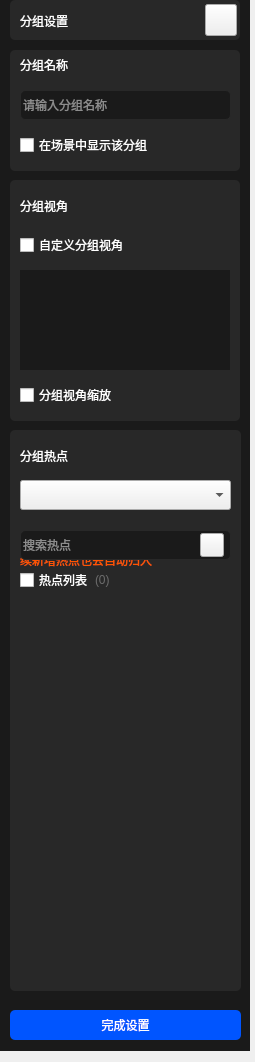
<?xml version="1.0" encoding="UTF-8"?>
<ui version="4.0">
 <class>project_edit_hotpoint_group_setClass</class>
 <widget class="QWidget" name="project_edit_hotpoint_group_setClass">
  <property name="geometry">
   <rect>
    <x>0</x>
    <y>0</y>
    <width>255</width>
    <height>1062</height>
   </rect>
  </property>
  <property name="windowTitle">
   <string>project_edit_hotpoint_group_set</string>
  </property>
  <widget class="QLabel" name="label_fov_cut">
   <property name="geometry">
    <rect>
     <x>105</x>
     <y>240</y>
     <width>41</width>
     <height>21</height>
    </rect>
   </property>
   <property name="styleSheet">
    <string notr="true">background-color: rgba(20, 20, 20,0);
color: rgb(255, 255, 255);
border-radius:5px;</string>
   </property>
   <property name="text">
    <string>60.0</string>
   </property>
   <property name="alignment">
    <set>Qt::AlignCenter</set>
   </property>
  </widget>
  <widget class="QPushButton" name="pushButton_close">
   <property name="geometry">
    <rect>
     <x>205</x>
     <y>4</y>
     <width>32</width>
     <height>32</height>
    </rect>
   </property>
   <property name="styleSheet">
    <string notr="true"/>
   </property>
   <property name="text">
    <string/>
   </property>
  </widget>
  <widget class="QLabel" name="label_frontCover_3">
   <property name="geometry">
    <rect>
     <x>10</x>
     <y>50</y>
     <width>230</width>
     <height>121</height>
    </rect>
   </property>
   <property name="styleSheet">
    <string notr="true">background-color: rgb(40, 40, 40);
border-radius:5px;</string>
   </property>
   <property name="text">
    <string/>
   </property>
  </widget>
  <widget class="QPushButton" name="pushButton_style">
   <property name="geometry">
    <rect>
     <x>209</x>
     <y>536</y>
     <width>18</width>
     <height>18</height>
    </rect>
   </property>
   <property name="text">
    <string/>
   </property>
  </widget>
  <widget class="QLineEdit" name="lineEdit_search">
   <property name="geometry">
    <rect>
     <x>20</x>
     <y>530</y>
     <width>211</width>
     <height>30</height>
    </rect>
   </property>
   <property name="styleSheet">
    <string notr="true">background-color: rgb(26, 26, 26);
border: 1px solid rgb(40, 40, 40);
border-radius:5px;
color: rgb(255, 255, 255);</string>
   </property>
   <property name="placeholderText">
    <string>搜索热点</string>
   </property>
  </widget>
  <widget class="QLabel" name="label_6">
   <property name="geometry">
    <rect>
     <x>20</x>
     <y>260</y>
     <width>31</width>
     <height>31</height>
    </rect>
   </property>
   <property name="styleSheet">
    <string notr="true">color: rgb(255, 255, 255);font: 10pt &quot;微软雅黑&quot;;</string>
   </property>
   <property name="text">
    <string>最近</string>
   </property>
  </widget>
  <widget class="QPushButton" name="pushButton_done">
   <property name="geometry">
    <rect>
     <x>10</x>
     <y>1010</y>
     <width>231</width>
     <height>30</height>
    </rect>
   </property>
   <property name="styleSheet">
    <string notr="true">color: rgb(255, 255, 255);
background-color: rgb(0, 85, 255);
border-radius:5px;</string>
   </property>
   <property name="text">
    <string>完成设置</string>
   </property>
  </widget>
  <widget class="QPushButton" name="pushButton_filter">
   <property name="geometry">
    <rect>
     <x>186</x>
     <y>536</y>
     <width>18</width>
     <height>18</height>
    </rect>
   </property>
   <property name="text">
    <string/>
   </property>
  </widget>
  <widget class="QListWidget" name="listWidget">
   <property name="geometry">
    <rect>
     <x>5</x>
     <y>600</y>
     <width>251</width>
     <height>381</height>
    </rect>
   </property>
   <property name="styleSheet">
    <string notr="true">background-color: rgba(40, 40, 40,0);
border:0px;</string>
   </property>
  </widget>
  <widget class="QLabel" name="label_iconCount">
   <property name="geometry">
    <rect>
     <x>95</x>
     <y>570</y>
     <width>71</width>
     <height>20</height>
    </rect>
   </property>
   <property name="styleSheet">
    <string notr="true">color: rgb(108, 108, 108);font: 8pt &quot;微软雅黑&quot;;</string>
   </property>
   <property name="text">
    <string>(0)</string>
   </property>
  </widget>
  <widget class="QLabel" name="label_8">
   <property name="geometry">
    <rect>
     <x>200</x>
     <y>260</y>
     <width>31</width>
     <height>31</height>
    </rect>
   </property>
   <property name="styleSheet">
    <string notr="true">color: rgb(255, 255, 255);font: 10pt &quot;微软雅黑&quot;;</string>
   </property>
   <property name="text">
    <string>最远</string>
   </property>
  </widget>
  <widget class="QLabel" name="label_9">
   <property name="geometry">
    <rect>
     <x>20</x>
     <y>440</y>
     <width>211</width>
     <height>31</height>
    </rect>
   </property>
   <property name="styleSheet">
    <string notr="true">color: rgb(255, 255, 255);
font: 10pt &quot;微软雅黑&quot;;</string>
   </property>
   <property name="text">
    <string>分组热点</string>
   </property>
  </widget>
  <widget class="QLabel" name="label_frontCover_4">
   <property name="geometry">
    <rect>
     <x>10</x>
     <y>180</y>
     <width>230</width>
     <height>241</height>
    </rect>
   </property>
   <property name="styleSheet">
    <string notr="true">background-color: rgb(40, 40, 40);
border-radius:5px;</string>
   </property>
   <property name="text">
    <string/>
   </property>
  </widget>
  <widget class="QLabel" name="label_bottom_bg">
   <property name="geometry">
    <rect>
     <x>10</x>
     <y>430</y>
     <width>231</width>
     <height>561</height>
    </rect>
   </property>
   <property name="styleSheet">
    <string notr="true">background-color: rgb(40, 40, 40);
border-radius:5px;</string>
   </property>
   <property name="text">
    <string/>
   </property>
  </widget>
  <widget class="QLabel" name="label_title_2">
   <property name="geometry">
    <rect>
     <x>20</x>
     <y>5</y>
     <width>121</width>
     <height>31</height>
    </rect>
   </property>
   <property name="styleSheet">
    <string notr="true">color: rgb(255, 255, 255);font: 16pt &quot;微软雅黑&quot;;</string>
   </property>
   <property name="text">
    <string>分组设置</string>
   </property>
  </widget>
  <widget class="QCheckBox" name="checkBox_hpList">
   <property name="geometry">
    <rect>
     <x>20</x>
     <y>570</y>
     <width>71</width>
     <height>20</height>
    </rect>
   </property>
   <property name="styleSheet">
    <string notr="true">color: rgb(255, 255, 255);font: 10pt &quot;微软雅黑&quot;;</string>
   </property>
   <property name="text">
    <string>热点列表</string>
   </property>
  </widget>
  <widget class="QLabel" name="label_5">
   <property name="geometry">
    <rect>
     <x>20</x>
     <y>190</y>
     <width>211</width>
     <height>31</height>
    </rect>
   </property>
   <property name="styleSheet">
    <string notr="true">color: rgb(255, 255, 255);font: 10pt &quot;微软雅黑&quot;;</string>
   </property>
   <property name="text">
    <string>分组视角</string>
   </property>
  </widget>
  <widget class="QLabel" name="label">
   <property name="geometry">
    <rect>
     <x>170</x>
     <y>530</y>
     <width>55</width>
     <height>30</height>
    </rect>
   </property>
   <property name="styleSheet">
    <string notr="true">background-color: rgb(52, 52, 52);
border-radius:5px;</string>
   </property>
   <property name="text">
    <string/>
   </property>
  </widget>
  <widget class="QLabel" name="label_frontCover_2">
   <property name="geometry">
    <rect>
     <x>10</x>
     <y>0</y>
     <width>230</width>
     <height>40</height>
    </rect>
   </property>
   <property name="styleSheet">
    <string notr="true">background-color: rgb(40, 40, 40);
border-radius:5px;</string>
   </property>
   <property name="text">
    <string/>
   </property>
  </widget>
  <widget class="QLabel" name="label_bg">
   <property name="geometry">
    <rect>
     <x>0</x>
     <y>0</y>
     <width>250</width>
     <height>1051</height>
    </rect>
   </property>
   <property name="styleSheet">
    <string notr="true">background-color: rgb(26, 26, 26);</string>
   </property>
   <property name="text">
    <string/>
   </property>
  </widget>
  <widget class="QLabel" name="label_3">
   <property name="geometry">
    <rect>
     <x>20</x>
     <y>50</y>
     <width>211</width>
     <height>30</height>
    </rect>
   </property>
   <property name="styleSheet">
    <string notr="true">color: rgb(255, 255, 255);font: 10pt &quot;微软雅黑&quot;;</string>
   </property>
   <property name="text">
    <string>分组名称</string>
   </property>
  </widget>
  <widget class="QLineEdit" name="lineEdit_groupName">
   <property name="geometry">
    <rect>
     <x>20</x>
     <y>90</y>
     <width>211</width>
     <height>30</height>
    </rect>
   </property>
   <property name="styleSheet">
    <string notr="true">background-color: rgb(26, 26, 26);
border: 1px solid rgb(40, 40, 40);
border-radius:5px;
color: rgb(255, 255, 255);</string>
   </property>
   <property name="placeholderText">
    <string>请输入分组名称</string>
   </property>
  </widget>
  <widget class="QComboBox" name="comboBox">
   <property name="geometry">
    <rect>
     <x>20</x>
     <y>480</y>
     <width>211</width>
     <height>30</height>
    </rect>
   </property>
   <property name="styleSheet">
    <string notr="true">QComboBox
{background-color: rgb(52, 52, 52);
color: rgb(255, 255, 255);
font: 12pt &quot;微软雅黑&quot;;
border-width:0;
border-style:outset;
}
QComboBox::item:hover{background-color:rgb(52, 52, 52);};
QComboBox::item:selected{background-color:rgb(52, 52, 52);};</string>
   </property>
  </widget>
  <widget class="QCheckBox" name="checkBox_groupShow">
   <property name="geometry">
    <rect>
     <x>20</x>
     <y>130</y>
     <width>201</width>
     <height>30</height>
    </rect>
   </property>
   <property name="styleSheet">
    <string notr="true">color: rgb(255, 255, 255);font: 10pt &quot;微软雅黑&quot;;</string>
   </property>
   <property name="text">
    <string>在场景中显示该分组</string>
   </property>
  </widget>
  <widget class="QLabel" name="label_SeeAngle">
   <property name="geometry">
    <rect>
     <x>20</x>
     <y>270</y>
     <width>210</width>
     <height>100</height>
    </rect>
   </property>
   <property name="styleSheet">
    <string notr="true">background-color: rgb(26, 26, 26);</string>
   </property>
   <property name="text">
    <string/>
   </property>
  </widget>
  <widget class="QCheckBox" name="checkBox_blGroupAngle">
   <property name="geometry">
    <rect>
     <x>20</x>
     <y>230</y>
     <width>201</width>
     <height>30</height>
    </rect>
   </property>
   <property name="styleSheet">
    <string notr="true">color: rgb(255, 255, 255);font: 10pt &quot;微软雅黑&quot;;</string>
   </property>
   <property name="text">
    <string>自定义分组视角</string>
   </property>
  </widget>
  <widget class="QCheckBox" name="checkBox_blSeeAngleZoom">
   <property name="geometry">
    <rect>
     <x>20</x>
     <y>380</y>
     <width>201</width>
     <height>30</height>
    </rect>
   </property>
   <property name="styleSheet">
    <string notr="true">color: rgb(255, 255, 255);font: 10pt &quot;微软雅黑&quot;;</string>
   </property>
   <property name="text">
    <string>分组视角缩放</string>
   </property>
  </widget>
  <widget class="QLabel" name="label_10">
   <property name="geometry">
    <rect>
     <x>20</x>
     <y>530</y>
     <width>211</width>
     <height>41</height>
    </rect>
   </property>
   <property name="styleSheet">
    <string notr="true">font: 8pt &quot;微软雅黑&quot;;
color: rgb(255, 85, 0);</string>
   </property>
   <property name="text">
    <string>注：系统将自动添加所有热点至该分组，后
续新增热点也会自动归入</string>
   </property>
  </widget>
  <widget class="QPushButton" name="pushButton_del">
   <property name="geometry">
    <rect>
     <x>200</x>
     <y>533</y>
     <width>24</width>
     <height>24</height>
    </rect>
   </property>
   <property name="text">
    <string/>
   </property>
  </widget>
  <zorder>label_bg</zorder>
  <zorder>label_frontCover_2</zorder>
  <zorder>label_bottom_bg</zorder>
  <zorder>label_fov_cut</zorder>
  <zorder>label_frontCover_3</zorder>
  <zorder>label_6</zorder>
  <zorder>pushButton_done</zorder>
  <zorder>label_8</zorder>
  <zorder>label_9</zorder>
  <zorder>label_frontCover_4</zorder>
  <zorder>checkBox_hpList</zorder>
  <zorder>label_5</zorder>
  <zorder>label_3</zorder>
  <zorder>label_title_2</zorder>
  <zorder>pushButton_close</zorder>
  <zorder>lineEdit_groupName</zorder>
  <zorder>comboBox</zorder>
  <zorder>checkBox_groupShow</zorder>
  <zorder>label_SeeAngle</zorder>
  <zorder>checkBox_blGroupAngle</zorder>
  <zorder>checkBox_blSeeAngleZoom</zorder>
  <zorder>listWidget</zorder>
  <zorder>label</zorder>
  <zorder>pushButton_filter</zorder>
  <zorder>pushButton_style</zorder>
  <zorder>label_iconCount</zorder>
  <zorder>label_10</zorder>
  <zorder>lineEdit_search</zorder>
  <zorder>pushButton_del</zorder>
 </widget>
 <layoutdefault spacing="6" margin="11"/>
 <resources/>
 <connections/>
</ui>
